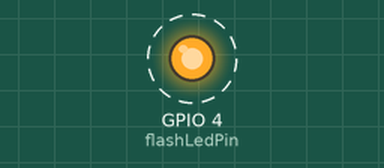
Recording of a sketch running on a simulated ESP32. On the bench: output pins drawn as LEDs (lit = HIGH). Dashed ring = blinking.

Above: at 0.2 s.
Timing chart, 0 to 3.0 s (numbered marks = the images above):
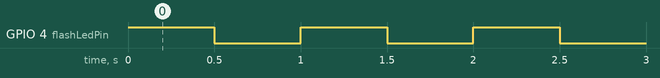

Measured:
- by itself, GPIO 4 (flashLedPin): alternates HIGH for 0.50 s and LOW for 0.50 s

The sketch:

flash_test.ino
```cpp
// ESP32-CAM Flash LED Blink
const int flashLedPin = 4; // Flash LED pin on AI-Thinker

void setup() {
  pinMode(flashLedPin, OUTPUT);
}

void loop() {
  digitalWrite(flashLedPin, HIGH); // Turn LED ON
  delay(500);                      // Wait 500ms
  digitalWrite(flashLedPin, LOW);  // Turn LED OFF
  delay(500);                      // Wait 500ms
}
```
